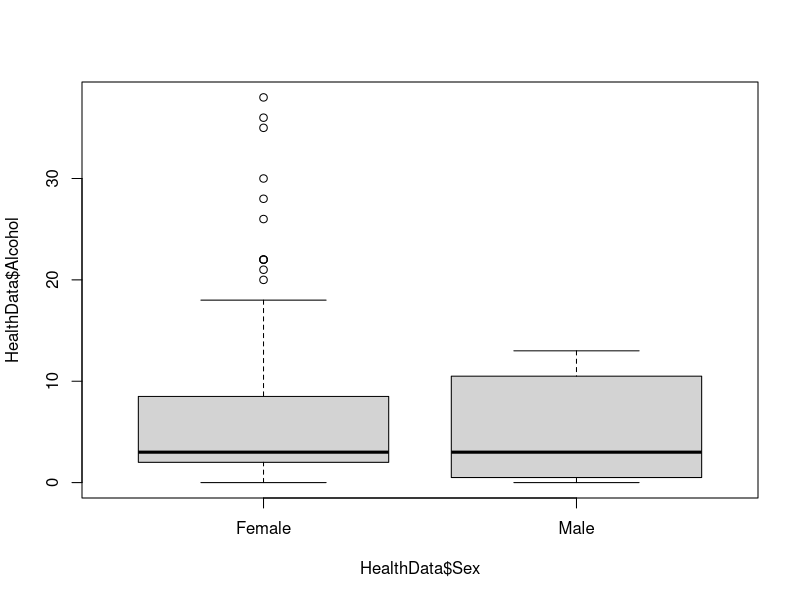
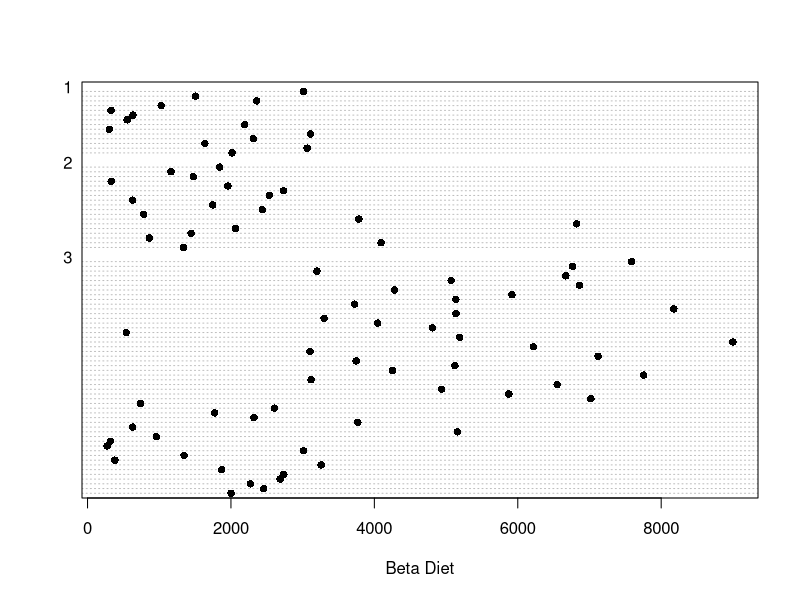
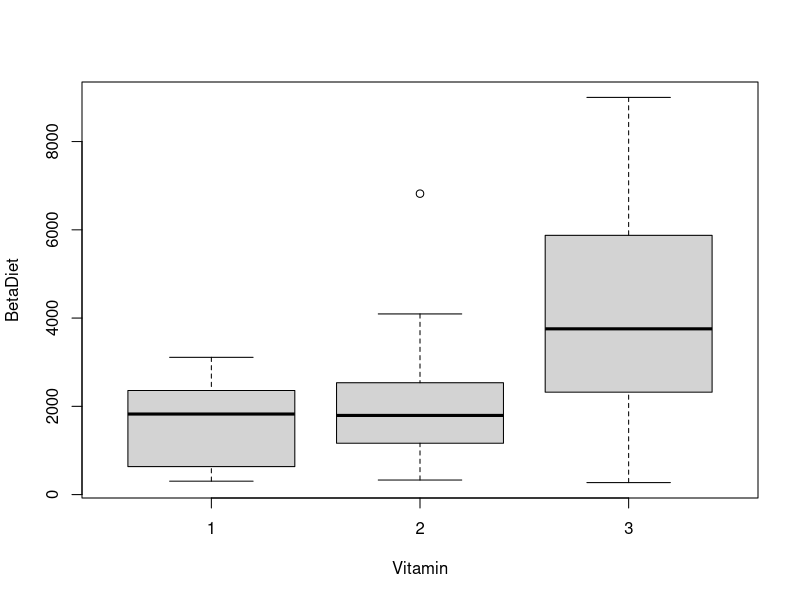
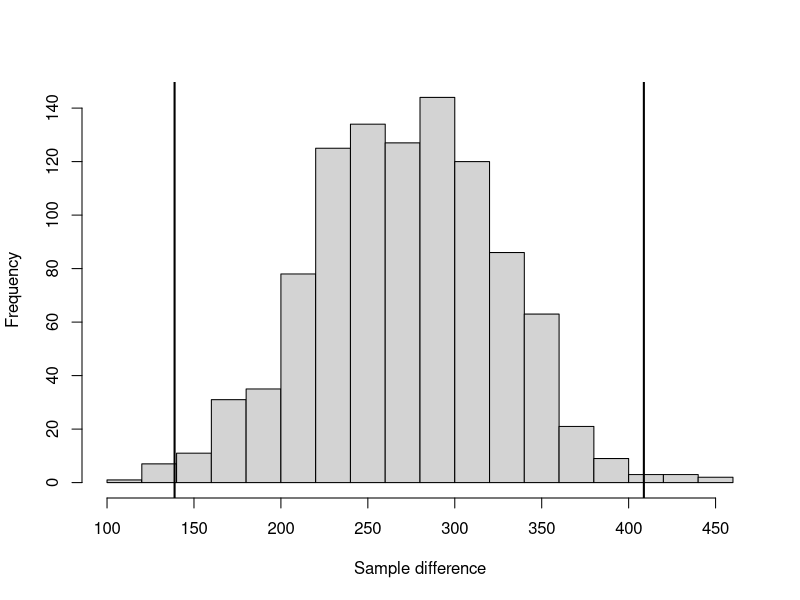
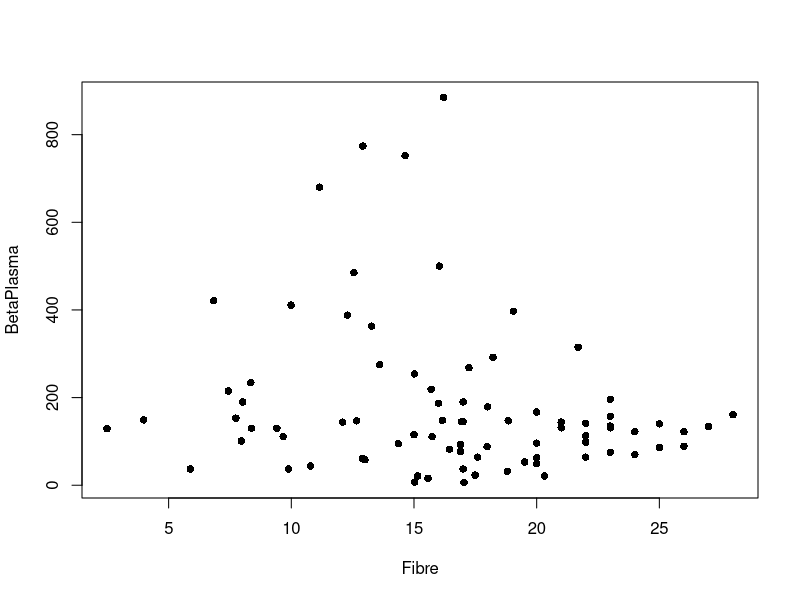
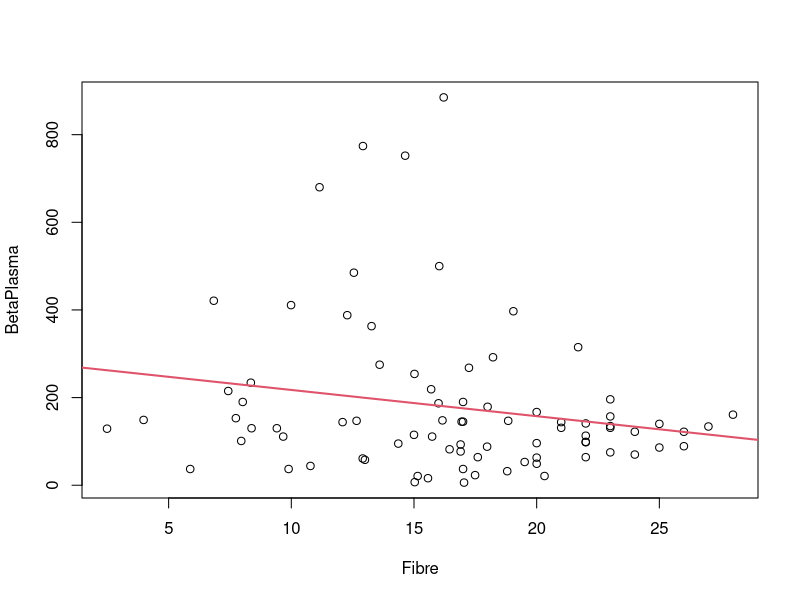
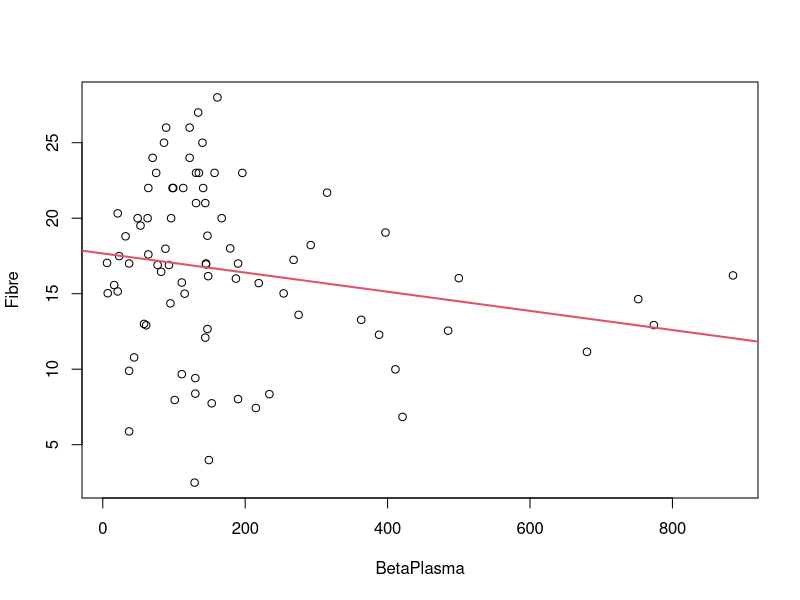

Generate these figures, in order, with R:
## ---- chunk 1
HealthData <- read.csv("HealthData.csv")
attach(HealthData)
## ---- chunk 2
#H0: There is not an association between gender and current smoking status for the people who are aged between 30-50.
#HA: There is an association between gender and current smoking status for the people who are aged between 30-50. 
HealthData <-subset(HealthData, Age>=30 & Age<=50)#using the Sex, and smoke column
df<- table(HealthData$Sex, HealthData$Smoke)
df
chitest = chisq.test(df)
chitest$expected #compute expected 
#One expected count is less that 5. 
chisq.test(df, simulate.p.value = TRUE)#Use of simulation is needed. 
#P value is small. We can reject the null hypothesis and can conclude there is a significant association between gender and smoking status for people aged between 30-50.
## ---- chunk 3
#H0: difference in mean = 0 
#HA: mean male > female
head(HealthData)
nrow(HealthData)
table(HealthData$Sex)
# Sample Size is large, both categories have more than 30 observation.
boxplot(HealthData$Alcohol~HealthData$Sex)
#Variance looks similar
alcohol.female = subset(HealthData, Sex=="Female", Alcohol, drop=TRUE)
alcohol.male = subset(HealthData, Sex=="Male", Alcohol, drop=TRUE)
#Avoid alphabetical sorting, As our hypothesis is male > female 
Gender <- factor(HealthData$Sex, levels = c("Male", "Female"))
t.test(HealthData$Alcohol ~ Gender,alt="greater", var = TRUE)
#p-value is large, so we cannot reject the null hypothesis. There is not enough evidence that the mean number of alcoholic drink consumed per day for male is greater than the mean number of alcoholic drinks consumed per day for female.  
## ---- chunk 4
#H0: μ1 = μ2 = μ3
#H1: Means are not all equal.
dotchart(HealthData$BetaDiet, group = as.factor(HealthData$Vitamin), xlab = "Beta Diet",
 pch = 16)
boxplot(BetaDiet ~ Vitamin, data = HealthData)
fit = aov(BetaDiet~as.factor(Vitamin), data=HealthData)
summary(fit)
#F-Stat:14.09, small p value. 
#Because of the p value being smaller than 0.05, we can reject the null hypothesis, and can conclude that at least one pair of means differ. 
TukeyHSD(fit, conf.level = .95)
#From the output, we can see that the only p adj that is less than our significance level of 0.05 is for the difference between vitamin level 3-1, and vitamin levels 3-2. 
#Thus we can conclude that there is a significant difference in mean vitamin levels between indivduals that used vitamin 3-1, and 3-2. 
## ---- chunk 5
#BootStrapping
RetinolPlasma.nonsmoke = subset(HealthData, Smoke=="No", RetinolPlasma, drop=TRUE)
RetinolPlasma.smoke = subset(HealthData, Smoke=="Yes", RetinolPlasma, drop=TRUE)
#Repear the process 1000 times
d = replicate(1000,{
nonsmoke.resamp = sample(RetinolPlasma.nonsmoke, replace=TRUE)
smoke.resamp = sample(RetinolPlasma.smoke, replace=TRUE)
mean(nonsmoke.resamp) - mean(smoke.resamp)
})
hist(d, xlab="Sample difference", main="", breaks=20)
#99% bootstrap confidence intervals using percentiles 
quantile(d, c(0.005, 0.995))
q99=quantile(d, c(0.005,0.995))
# A line showing us the 99% region 
abline(v=c(q99[1],q99[2]), lwd=2)
#99% confidence interval based on a t distribution.
t.test(RetinolPlasma~Smoke, data=HealthData, var.equal=TRUE, conf=0.99)
#T-test p value, we can conclude that there is evidence there is a difference between the mean level of Retinol in the blood (RetinolPlasma) for smoker and non-smoker AU residents.
#We can be 99% confident that the population mean is between 41.30534 to 228.33556 from the bootstrap. 
#We can be 99% confident that the population mean is between 25.49881  and 252.73540, for the t test. 
## ---- chunk 6
#Ho: no relationship
#HA: there is a relationsihp 
plot(BetaPlasma ~ Fibre, data=HealthData, pch=16) #Scatter plot 
fit = lm(BetaPlasma ~ Fibre, data = HealthData)
print(fit)
plot(BetaPlasma ~ Fibre, data=HealthData)
abline(fit, col=2, lwd=2)
cor.test(HealthData$Fibre, HealthData$BetaPlasma)
#Some decreasing linear relationship
#Values of r near 0 indicate a very weak linear relationship.
#These two variables have a negative association because,as betaPlasma decreases, their fibre intake increase.
#A genuine causal relationship can be establised as tge result is shown to be significat. 
#Since the p value, is smaller than our significant lvel of 0.05, we can conclude there is a relationship between fibre and betaPlasma.
#However, the correlation r of -0.204, indicate a very weak relationship.
## ---- chunk 7
cor(HealthData$Fibre, HealthData$BetaPlasma)
#-0.2040495 indicated a very weak negative linear relationship 
fit = lm(Fibre ~ BetaPlasma, data=HealthData) # compute the best fit
print(fit) # show the fitted Fibre and betaplasma values
plot(Fibre ~ BetaPlasma, data=HealthData) # plot the data
abline(fit, col=2, lwd=2) # add the regression line using the fitted a and b
#point estimate of the population fibre intake
summary(fit)
#The p value, for our intecept is less than a significant level of 0.05, we can conclude that it is significant to our model. 
#BetaPlasma is a significant predictor of Fibre as the p value for slope is 0.00497.Smaller than our significance level of 0.05. 
# There is evidence that the slope is not zero
predict(fit, newdata=data.frame(BetaPlasma=c(215)))
#Point estimate is 13.87323 
predict(fit, newdata=data.frame(BetaPlasma=c(215)), interval="conf")
#For the Health data, betaplasma at 215 the actual prediction is 13.87. A 95% confidence interval is
#13.03945, 14.70701grams. 
